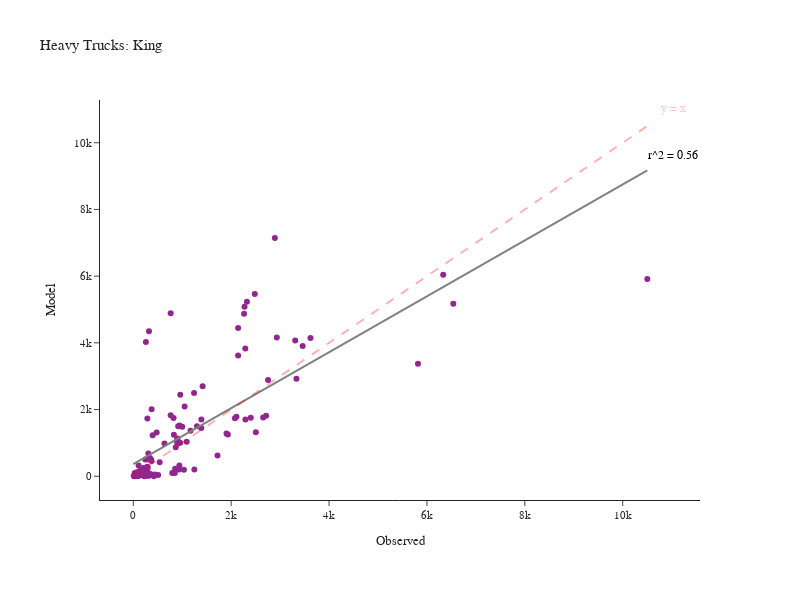

This figure's notebook cell:
### Code cell
fig = create_truck_chart(df_daily_heavy, 'Heavy', 'King')
fig.show()

### Figure 1 — Plotly figure (JSON) as saved in the notebook; plotly's stock layout.template omitted (floating-point values rounded to 4 significant figures; data arrays with more than 128 entries replaced by an {"elided": "..."} marker saying what was removed)
{"data": [{"customdata": {"elided": "132x2 str values"}, "hovertemplate": "Observed=%{x}<br>Model=%{y}<br>location=%{customdata[0]}<br>County=%{customdata[1]}<extra></extra>", "legendgroup": "", "line": {"color": "Grey", "width": 2}, "marker": {"color": "#91268F", "symbol": "circle"}, "mode": "markers", "name": "", "orientation": "v", "showlegend": false, "type": "scatter", "x": {"elided": "132 int values"}, "xaxis": "x", "y": {"elided": "132 int values"}, "yaxis": "y"}, {"hovertemplate": "Observed=%{x}<br>Model=%{y}<extra></extra>", "legendgroup": "", "line": {"color": "Grey", "dash": "solid", "width": 2}, "marker": {"symbol": "circle"}, "mode": "lines", "name": "", "orientation": "v", "showlegend": false, "type": "scatter", "x": [0, 106.1, 212.2, 318.2, 424.3, 530.4, 636.5, 742.6, 848.6, 954.7, 1061.0, 1167.0, 1273.0, 1379.0, 1485.0, 1591.0, 1697.0, 1803.0, 1909.0, 2016.0, 2122.0, 2228.0, 2334.0, 2440.0, 2546.0, 2652.0, 2758.0, 2864.0, 2970.0, 3076.0, 3182.0, 3289.0, 3395.0, 3501.0, 3607.0, 3713.0, 3819.0, 3925.0, 4031.0, 4137.0, 4243.0, 4349.0, 4455.0, 4561.0, 4668.0, 4774.0, 4880.0, 4986.0, 5092.0, 5198.0, 5304.0, 5410.0, 5516.0, 5622.0, 5728.0, 5834.0, 5941.0, 6047.0, 6153.0, 6259.0, 6365.0, 6471.0, 6577.0, 6683.0, 6789.0, 6895.0, 7001.0, 7107.0, 7213.0, 7320.0, 7426.0, 7532.0, 7638.0, 7744.0, 7850.0, 7956.0, 8062.0, 8168.0, 8274.0, 8380.0, 8486.0, 8593.0, 8699.0, 8805.0, 8911.0, 9017.0, 9123.0, 9229.0, 9335.0, 9441.0, 9547.0, 9653.0, 9759.0, 9866.0, 9972.0, 10080.0, 10180.0, 10290.0, 10400.0, 10502], "xaxis": "x", "y": [363.4, 452.4, 541.3, 630.3, 719.3, 808.2, 897.2, 986.1, 1075.0, 1164.0, 1253.0, 1342.0, 1431.0, 1520.0, 1609.0, 1698.0, 1787.0, 1876.0, 1965.0, 2054.0, 2143.0, 2232.0, 2321.0, 2410.0, 2498.0, 2587.0, 2676.0, 2765.0, 2854.0, 2943.0, 3032.0, 3121.0, 3210.0, 3299.0, 3388.0, 3477.0, 3566.0, 3655.0, 3744.0, 3833.0, 3922.0, 4011.0, 4100.0, 4189.0, 4278.0, 4367.0, 4456.0, 4545.0, 4634.0, 4723.0, 4811.0, 4900.0, 4989.0, 5078.0, 5167.0, 5256.0, 5345.0, 5434.0, 5523.0, 5612.0, 5701.0, 5790.0, 5879.0, 5968.0, 6057.0, 6146.0, 6235.0, 6324.0, 6413.0, 6502.0, 6591.0, 6680.0, 6769.0, 6858.0, 6947.0, 7035.0, 7124.0, 7213.0, 7302.0, 7391.0, 7480.0, 7569.0, 7658.0, 7747.0, 7836.0, 7925.0, 8014.0, 8103.0, 8192.0, 8281.0, 8370.0, 8459.0, 8548.0, 8637.0, 8726.0, 8815.0, 8904.0, 8993.0, 9082.0, 9171.0], "yaxis": "y"}], "layout": {"annotations": [{"align": "right", "font": {"color": "pink", "size": 12}, "showarrow": false, "text": "y = x", "x": 11030.0, "y": 11030.0}, {"align": "right", "font": {"color": "black", "size": 12}, "showarrow": false, "text": "r^2 = 0.56", "x": 11030.0, "y": 9629.0}], "height": 600, "legend": {"tracegroupgap": 0}, "margin": {"b": 100, "l": 100, "r": 100, "t": 100}, "shapes": [{"line": {"color": "Red", "dash": "dash", "width": 2}, "type": "line", "x0": 0, "x1": 10502, "y0": 0, "y1": 10502}], "title": {"text": "Heavy Trucks: King"}, "width": 800, "xaxis": {"anchor": "y", "domain": [0, 1], "title": {"text": "Observed"}}, "yaxis": {"anchor": "x", "domain": [0, 1], "title": {"text": "Model"}}}}
